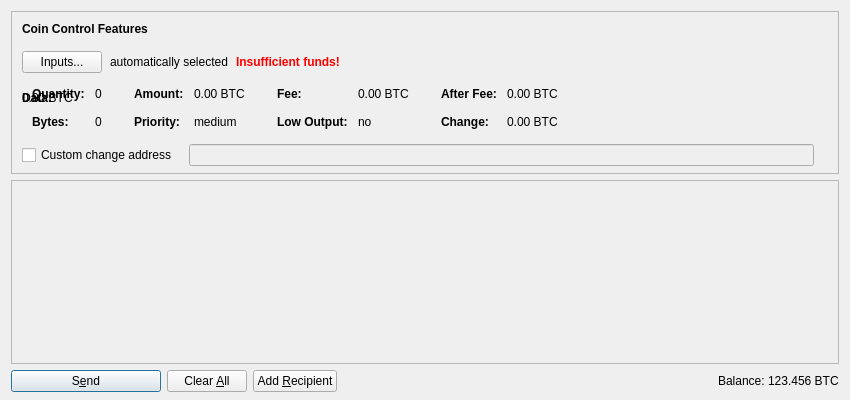
<?xml version="1.0" encoding="UTF-8"?>
<ui version="4.0">
 <class>SendCoinsDialog</class>
 <widget class="QDialog" name="SendCoinsDialog">
  <property name="geometry">
   <rect>
    <x>0</x>
    <y>0</y>
    <width>850</width>
    <height>400</height>
   </rect>
  </property>
  <property name="windowTitle">
   <string>Send Coins</string>
  </property>
  <layout class="QVBoxLayout" name="verticalLayout" stretch="0,1,0">
   <property name="bottomMargin">
    <number>8</number>
   </property>
   <item>
    <widget class="QFrame" name="frameCoinControl">
     <property name="sizePolicy">
      <sizepolicy hsizetype="Expanding" vsizetype="Expanding">
       <horstretch>0</horstretch>
       <verstretch>0</verstretch>
      </sizepolicy>
     </property>
     <property name="maximumSize">
      <size>
       <width>16777215</width>
       <height>16777215</height>
      </size>
     </property>
     <property name="frameShape">
      <enum>QFrame::StyledPanel</enum>
     </property>
     <property name="frameShadow">
      <enum>QFrame::Sunken</enum>
     </property>
     <layout class="QVBoxLayout" name="verticalLayoutCoinControl2">
      <property name="spacing">
       <number>0</number>
      </property>
      <property name="leftMargin">
       <number>0</number>
      </property>
      <property name="topMargin">
       <number>0</number>
      </property>
      <property name="rightMargin">
       <number>0</number>
      </property>
      <property name="bottomMargin">
       <number>6</number>
      </property>
      <item>
       <layout class="QVBoxLayout" name="verticalLayoutCoinControl" stretch="0,0,0,0,1">
        <property name="spacing">
         <number>0</number>
        </property>
        <property name="leftMargin">
         <number>10</number>
        </property>
        <property name="topMargin">
         <number>10</number>
        </property>
        <item>
         <layout class="QHBoxLayout" name="horizontalLayoutCoinControl1">
          <property name="bottomMargin">
           <number>15</number>
          </property>
          <item>
           <widget class="QLabel" name="labelCoinControlFeatures">
            <property name="sizePolicy">
             <sizepolicy hsizetype="Preferred" vsizetype="Maximum">
              <horstretch>0</horstretch>
              <verstretch>0</verstretch>
             </sizepolicy>
            </property>
            <property name="font">
             <font>
              <weight>75</weight>
              <bold>true</bold>
             </font>
            </property>
            <property name="styleSheet">
             <string notr="true">font-weight:bold;</string>
            </property>
            <property name="text">
             <string>Coin Control Features</string>
            </property>
           </widget>
          </item>
         </layout>
        </item>
        <item>
         <layout class="QHBoxLayout" name="horizontalLayoutCoinControl2" stretch="0,0,0,0">
          <property name="spacing">
           <number>8</number>
          </property>
          <property name="bottomMargin">
           <number>10</number>
          </property>
          <item>
           <widget class="QPushButton" name="pushButtonCoinControl">
            <property name="styleSheet">
             <string notr="true"/>
            </property>
            <property name="text">
             <string>Inputs...</string>
            </property>
           </widget>
          </item>
          <item>
           <widget class="QLabel" name="labelCoinControlAutomaticallySelected">
            <property name="text">
             <string>automatically selected</string>
            </property>
            <property name="margin">
             <number>5</number>
            </property>
           </widget>
          </item>
          <item>
           <widget class="QLabel" name="labelCoinControlInsuffFunds">
            <property name="font">
             <font>
              <weight>75</weight>
              <bold>true</bold>
             </font>
            </property>
            <property name="styleSheet">
             <string notr="true">color:red;font-weight:bold;</string>
            </property>
            <property name="text">
             <string>Insufficient funds!</string>
            </property>
            <property name="margin">
             <number>5</number>
            </property>
           </widget>
          </item>
          <item>
           <spacer name="horizontalSpacerCoinControl">
            <property name="orientation">
             <enum>Qt::Horizontal</enum>
            </property>
            <property name="sizeHint" stdset="0">
             <size>
              <width>40</width>
              <height>1</height>
             </size>
            </property>
           </spacer>
          </item>
         </layout>
        </item>
        <item>
         <widget class="QWidget" name="widgetCoinControl" native="true">
          <property name="sizePolicy">
           <sizepolicy hsizetype="Preferred" vsizetype="Preferred">
            <horstretch>0</horstretch>
            <verstretch>0</verstretch>
           </sizepolicy>
          </property>
          <property name="minimumSize">
           <size>
            <width>0</width>
            <height>0</height>
           </size>
          </property>
          <property name="styleSheet">
           <string notr="true"/>
          </property>
          <layout class="QHBoxLayout" name="horizontalLayoutCoinControl5">
           <property name="leftMargin">
            <number>0</number>
           </property>
           <property name="topMargin">
            <number>0</number>
           </property>
           <property name="rightMargin">
            <number>0</number>
           </property>
           <property name="bottomMargin">
            <number>0</number>
           </property>
           <item>
            <layout class="QHBoxLayout" name="horizontalLayoutCoinControl3" stretch="0,0,0,1">
             <property name="spacing">
              <number>20</number>
             </property>
             <property name="topMargin">
              <number>0</number>
             </property>
             <property name="bottomMargin">
              <number>10</number>
             </property>
             <item>
              <layout class="QFormLayout" name="formLayoutCoinControl1">
               <property name="horizontalSpacing">
                <number>10</number>
               </property>
               <property name="verticalSpacing">
                <number>14</number>
               </property>
               <property name="leftMargin">
                <number>10</number>
               </property>
               <property name="topMargin">
                <number>4</number>
               </property>
               <property name="rightMargin">
                <number>6</number>
               </property>
               <item row="0" column="0">
                <widget class="QLabel" name="labelCoinControlQuantityText">
                 <property name="font">
                  <font>
                   <weight>75</weight>
                   <bold>true</bold>
                  </font>
                 </property>
                 <property name="text">
                  <string>Quantity:</string>
                 </property>
                 <property name="margin">
                  <number>0</number>
                 </property>
                </widget>
               </item>
               <item row="0" column="1">
                <widget class="QLabel" name="labelCoinControlQuantity">
                 <property name="cursor">
                  <cursorShape>IBeamCursor</cursorShape>
                 </property>
                 <property name="contextMenuPolicy">
                  <enum>Qt::ActionsContextMenu</enum>
                 </property>
                 <property name="text">
                  <string notr="true">0</string>
                 </property>
                 <property name="margin">
                  <number>0</number>
                 </property>
                 <property name="textInteractionFlags">
                  <set>Qt::LinksAccessibleByMouse|Qt::TextSelectableByKeyboard|Qt::TextSelectableByMouse</set>
                 </property>
                </widget>
               </item>
               <item row="1" column="0">
                <widget class="QLabel" name="labelCoinControlBytesText">
                 <property name="font">
                  <font>
                   <weight>75</weight>
                   <bold>true</bold>
                  </font>
                 </property>
                 <property name="text">
                  <string>Bytes:</string>
                 </property>
                </widget>
               </item>
               <item row="1" column="1">
                <widget class="QLabel" name="labelCoinControlBytes">
                 <property name="cursor">
                  <cursorShape>IBeamCursor</cursorShape>
                 </property>
                 <property name="contextMenuPolicy">
                  <enum>Qt::ActionsContextMenu</enum>
                 </property>
                 <property name="text">
                  <string notr="true">0</string>
                 </property>
                 <property name="textInteractionFlags">
                  <set>Qt::LinksAccessibleByMouse|Qt::TextSelectableByKeyboard|Qt::TextSelectableByMouse</set>
                 </property>
                </widget>
               </item>
              </layout>
             </item>
             <item>
              <layout class="QFormLayout" name="formLayoutCoinControl2">
               <property name="horizontalSpacing">
                <number>10</number>
               </property>
               <property name="verticalSpacing">
                <number>14</number>
               </property>
               <property name="leftMargin">
                <number>6</number>
               </property>
               <property name="topMargin">
                <number>4</number>
               </property>
               <property name="rightMargin">
                <number>6</number>
               </property>
               <item row="0" column="0">
                <widget class="QLabel" name="labelCoinControlAmountText">
                 <property name="font">
                  <font>
                   <weight>75</weight>
                   <bold>true</bold>
                  </font>
                 </property>
                 <property name="text">
                  <string>Amount:</string>
                 </property>
                 <property name="margin">
                  <number>0</number>
                 </property>
                </widget>
               </item>
               <item row="0" column="1">
                <widget class="QLabel" name="labelCoinControlAmount">
                 <property name="cursor">
                  <cursorShape>IBeamCursor</cursorShape>
                 </property>
                 <property name="contextMenuPolicy">
                  <enum>Qt::ActionsContextMenu</enum>
                 </property>
                 <property name="text">
                  <string notr="true">0.00 BTC</string>
                 </property>
                 <property name="textInteractionFlags">
                  <set>Qt::LinksAccessibleByMouse|Qt::TextSelectableByKeyboard|Qt::TextSelectableByMouse</set>
                 </property>
                </widget>
               </item>
               <item row="0" column="2">
                <widget class="QLabel" name="labelCoinControlDataText">
                 <property name="font">
                  <font>
                   <weight>75</weight>
                   <bold>true</bold>
                  </font>
                 </property>
                 <property name="text">
                  <string>Data:</string>
                 </property>
                 <property name="margin">
                  <number>0</number>
                 </property>
                </widget>
               </item>
               <item row="0" column="3">
                <widget class="QLabel" name="labelCoinControlData">
                 <property name="cursor">
                  <cursorShape>IBeamCursor</cursorShape>
                 </property>
                 <property name="contextMenuPolicy">
                  <enum>Qt::ActionsContextMenu</enum>
                 </property>
                 <property name="text">
                  <string notr="true">0.00 BTC</string>
                 </property>
                 <property name="textInteractionFlags">
                  <set>Qt::LinksAccessibleByMouse|Qt::TextSelectableByKeyboard|Qt::TextSelectableByMouse</set>
                 </property>
                </widget>
               </item>
               <item row="1" column="0">
                <widget class="QLabel" name="labelCoinControlPriorityText">
                 <property name="font">
                  <font>
                   <weight>75</weight>
                   <bold>true</bold>
                  </font>
                 </property>
                 <property name="text">
                  <string>Priority:</string>
                 </property>
                </widget>
               </item>
               <item row="1" column="1">
                <widget class="QLabel" name="labelCoinControlPriority">
                 <property name="cursor">
                  <cursorShape>IBeamCursor</cursorShape>
                 </property>
                 <property name="contextMenuPolicy">
                  <enum>Qt::ActionsContextMenu</enum>
                 </property>
                 <property name="text">
                  <string notr="true">medium</string>
                 </property>
                 <property name="textInteractionFlags">
                  <set>Qt::LinksAccessibleByMouse|Qt::TextSelectableByKeyboard|Qt::TextSelectableByMouse</set>
                 </property>
                </widget>
               </item>
              </layout>
             </item>
             <item>
              <layout class="QFormLayout" name="formLayoutCoinControl3">
               <property name="horizontalSpacing">
                <number>10</number>
               </property>
               <property name="verticalSpacing">
                <number>14</number>
               </property>
               <property name="leftMargin">
                <number>6</number>
               </property>
               <property name="topMargin">
                <number>4</number>
               </property>
               <property name="rightMargin">
                <number>6</number>
               </property>
               <item row="0" column="0">
                <widget class="QLabel" name="labelCoinControlFeeText">
                 <property name="font">
                  <font>
                   <weight>75</weight>
                   <bold>true</bold>
                  </font>
                 </property>
                 <property name="text">
                  <string>Fee:</string>
                 </property>
                 <property name="margin">
                  <number>0</number>
                 </property>
                </widget>
               </item>
               <item row="0" column="1">
                <widget class="QLabel" name="labelCoinControlFee">
                 <property name="cursor">
                  <cursorShape>IBeamCursor</cursorShape>
                 </property>
                 <property name="contextMenuPolicy">
                  <enum>Qt::ActionsContextMenu</enum>
                 </property>
                 <property name="text">
                  <string notr="true">0.00 BTC</string>
                 </property>
                 <property name="textInteractionFlags">
                  <set>Qt::LinksAccessibleByMouse|Qt::TextSelectableByKeyboard|Qt::TextSelectableByMouse</set>
                 </property>
                </widget>
               </item>
               <item row="1" column="0">
                <widget class="QLabel" name="labelCoinControlLowOutputText">
                 <property name="font">
                  <font>
                   <weight>75</weight>
                   <bold>true</bold>
                  </font>
                 </property>
                 <property name="text">
                  <string>Low Output:</string>
                 </property>
                </widget>
               </item>
               <item row="1" column="1">
                <widget class="QLabel" name="labelCoinControlLowOutput">
                 <property name="cursor">
                  <cursorShape>IBeamCursor</cursorShape>
                 </property>
                 <property name="contextMenuPolicy">
                  <enum>Qt::ActionsContextMenu</enum>
                 </property>
                 <property name="text">
                  <string notr="true">no</string>
                 </property>
                 <property name="textInteractionFlags">
                  <set>Qt::LinksAccessibleByMouse|Qt::TextSelectableByKeyboard|Qt::TextSelectableByMouse</set>
                 </property>
                </widget>
               </item>
              </layout>
             </item>
             <item>
              <layout class="QFormLayout" name="formLayoutCoinControl4">
               <property name="horizontalSpacing">
                <number>10</number>
               </property>
               <property name="verticalSpacing">
                <number>14</number>
               </property>
               <property name="leftMargin">
                <number>6</number>
               </property>
               <property name="topMargin">
                <number>4</number>
               </property>
               <property name="rightMargin">
                <number>6</number>
               </property>
               <item row="0" column="0">
                <widget class="QLabel" name="labelCoinControlAfterFeeText">
                 <property name="font">
                  <font>
                   <weight>75</weight>
                   <bold>true</bold>
                  </font>
                 </property>
                 <property name="text">
                  <string>After Fee:</string>
                 </property>
                 <property name="margin">
                  <number>0</number>
                 </property>
                </widget>
               </item>
               <item row="0" column="1">
                <widget class="QLabel" name="labelCoinControlAfterFee">
                 <property name="cursor">
                  <cursorShape>IBeamCursor</cursorShape>
                 </property>
                 <property name="contextMenuPolicy">
                  <enum>Qt::ActionsContextMenu</enum>
                 </property>
                 <property name="text">
                  <string notr="true">0.00 BTC</string>
                 </property>
                 <property name="textInteractionFlags">
                  <set>Qt::LinksAccessibleByMouse|Qt::TextSelectableByKeyboard|Qt::TextSelectableByMouse</set>
                 </property>
                </widget>
               </item>
               <item row="1" column="0">
                <widget class="QLabel" name="labelCoinControlChangeText">
                 <property name="font">
                  <font>
                   <weight>75</weight>
                   <bold>true</bold>
                  </font>
                 </property>
                 <property name="text">
                  <string>Change:</string>
                 </property>
                </widget>
               </item>
               <item row="1" column="1">
                <widget class="QLabel" name="labelCoinControlChange">
                 <property name="cursor">
                  <cursorShape>IBeamCursor</cursorShape>
                 </property>
                 <property name="contextMenuPolicy">
                  <enum>Qt::ActionsContextMenu</enum>
                 </property>
                 <property name="text">
                  <string notr="true">0.00 BTC</string>
                 </property>
                 <property name="textInteractionFlags">
                  <set>Qt::LinksAccessibleByMouse|Qt::TextSelectableByKeyboard|Qt::TextSelectableByMouse</set>
                 </property>
                </widget>
               </item>
              </layout>
             </item>
            </layout>
           </item>
          </layout>
         </widget>
        </item>
        <item>
         <layout class="QHBoxLayout" name="horizontalLayoutCoinControl4" stretch="0,0,0">
          <property name="spacing">
           <number>12</number>
          </property>
          <property name="sizeConstraint">
           <enum>QLayout::SetDefaultConstraint</enum>
          </property>
          <property name="topMargin">
           <number>5</number>
          </property>
          <property name="rightMargin">
           <number>5</number>
          </property>
          <item>
           <widget class="QCheckBox" name="checkBoxCoinControlChange">
            <property name="toolTip">
             <string>If this is activated, but the change address is empty or invalid, change will be sent to a newly generated address.</string>
            </property>
            <property name="text">
             <string>Custom change address</string>
            </property>
           </widget>
          </item>
          <item>
           <widget class="QValidatedLineEdit" name="lineEditCoinControlChange">
            <property name="enabled">
             <bool>false</bool>
            </property>
            <property name="sizePolicy">
             <sizepolicy hsizetype="Expanding" vsizetype="Fixed">
              <horstretch>0</horstretch>
              <verstretch>0</verstretch>
             </sizepolicy>
            </property>
           </widget>
          </item>
          <item>
           <widget class="QLabel" name="labelCoinControlChangeLabel">
            <property name="sizePolicy">
             <sizepolicy hsizetype="Preferred" vsizetype="Expanding">
              <horstretch>0</horstretch>
              <verstretch>0</verstretch>
             </sizepolicy>
            </property>
            <property name="minimumSize">
             <size>
              <width>0</width>
              <height>0</height>
             </size>
            </property>
            <property name="text">
             <string/>
            </property>
            <property name="margin">
             <number>3</number>
            </property>
           </widget>
          </item>
         </layout>
        </item>
        <item>
         <spacer name="verticalSpacerCoinControl">
          <property name="orientation">
           <enum>Qt::Vertical</enum>
          </property>
          <property name="sizeHint" stdset="0">
           <size>
            <width>800</width>
            <height>1</height>
           </size>
          </property>
         </spacer>
        </item>
       </layout>
      </item>
     </layout>
    </widget>
   </item>
   <item>
    <widget class="QScrollArea" name="scrollArea">
     <property name="widgetResizable">
      <bool>true</bool>
     </property>
     <widget class="QWidget" name="scrollAreaWidgetContents">
      <property name="geometry">
       <rect>
        <x>0</x>
        <y>0</y>
        <width>830</width>
        <height>178</height>
       </rect>
      </property>
      <layout class="QVBoxLayout" name="verticalLayout_2" stretch="0,1">
       <property name="leftMargin">
        <number>0</number>
       </property>
       <property name="topMargin">
        <number>0</number>
       </property>
       <property name="rightMargin">
        <number>0</number>
       </property>
       <property name="bottomMargin">
        <number>0</number>
       </property>
       <item>
        <layout class="QVBoxLayout" name="entries">
         <property name="spacing">
          <number>6</number>
         </property>
        </layout>
       </item>
       <item>
        <spacer name="verticalSpacer">
         <property name="orientation">
          <enum>Qt::Vertical</enum>
         </property>
         <property name="sizeHint" stdset="0">
          <size>
           <width>20</width>
           <height>40</height>
          </size>
         </property>
        </spacer>
       </item>
      </layout>
     </widget>
    </widget>
   </item>
   <item>
    <layout class="QHBoxLayout" name="horizontalLayout">
     <item>
      <widget class="QPushButton" name="sendButton">
       <property name="minimumSize">
        <size>
         <width>150</width>
         <height>0</height>
        </size>
       </property>
       <property name="toolTip">
        <string>Confirm the send action</string>
       </property>
       <property name="text">
        <string>S&amp;end</string>
       </property>
       <property name="icon">
        <iconset resource="../bitcoin.qrc">
         <normaloff>:/icons/send</normaloff>:/icons/send</iconset>
       </property>
       <property name="default">
        <bool>true</bool>
       </property>
      </widget>
     </item>
     <item>
      <widget class="QPushButton" name="clearButton">
       <property name="sizePolicy">
        <sizepolicy hsizetype="Minimum" vsizetype="Fixed">
         <horstretch>0</horstretch>
         <verstretch>0</verstretch>
        </sizepolicy>
       </property>
       <property name="toolTip">
        <string>Clear all fields of the form.</string>
       </property>
       <property name="text">
        <string>Clear &amp;All</string>
       </property>
       <property name="icon">
        <iconset resource="../bitcoin.qrc">
         <normaloff>:/icons/remove</normaloff>:/icons/remove</iconset>
       </property>
       <property name="autoRepeatDelay">
        <number>300</number>
       </property>
       <property name="autoDefault">
        <bool>false</bool>
       </property>
      </widget>
     </item>
     <item>
      <widget class="QPushButton" name="addButton">
       <property name="toolTip">
        <string>Send to multiple recipients at once</string>
       </property>
       <property name="text">
        <string>Add &amp;Recipient</string>
       </property>
       <property name="icon">
        <iconset resource="../bitcoin.qrc">
         <normaloff>:/icons/add</normaloff>:/icons/add</iconset>
       </property>
       <property name="autoDefault">
        <bool>false</bool>
       </property>
      </widget>
     </item>
     <item>
      <spacer name="horizontalSpacer">
       <property name="orientation">
        <enum>Qt::Horizontal</enum>
       </property>
       <property name="sizeHint" stdset="0">
        <size>
         <width>40</width>
         <height>20</height>
        </size>
       </property>
      </spacer>
     </item>
     <item>
      <layout class="QHBoxLayout" name="horizontalLayout_2">
       <property name="spacing">
        <number>3</number>
       </property>
       <item>
        <widget class="QLabel" name="label">
         <property name="sizePolicy">
          <sizepolicy hsizetype="Preferred" vsizetype="Fixed">
           <horstretch>0</horstretch>
           <verstretch>0</verstretch>
          </sizepolicy>
         </property>
         <property name="text">
          <string>Balance:</string>
         </property>
        </widget>
       </item>
       <item>
        <widget class="QLabel" name="labelBalance">
         <property name="sizePolicy">
          <sizepolicy hsizetype="Preferred" vsizetype="Fixed">
           <horstretch>0</horstretch>
           <verstretch>0</verstretch>
          </sizepolicy>
         </property>
         <property name="cursor">
          <cursorShape>IBeamCursor</cursorShape>
         </property>
         <property name="text">
          <string notr="true">123.456 BTC</string>
         </property>
         <property name="textInteractionFlags">
          <set>Qt::LinksAccessibleByMouse|Qt::TextSelectableByKeyboard|Qt::TextSelectableByMouse</set>
         </property>
        </widget>
       </item>
      </layout>
     </item>
    </layout>
   </item>
  </layout>
 </widget>
 <customwidgets>
  <customwidget>
   <class>QValidatedLineEdit</class>
   <extends>QLineEdit</extends>
   <header>qvalidatedlineedit.h</header>
  </customwidget>
 </customwidgets>
 <resources>
  <include location="../bitcoin.qrc"/>
 </resources>
 <connections/>
</ui>
